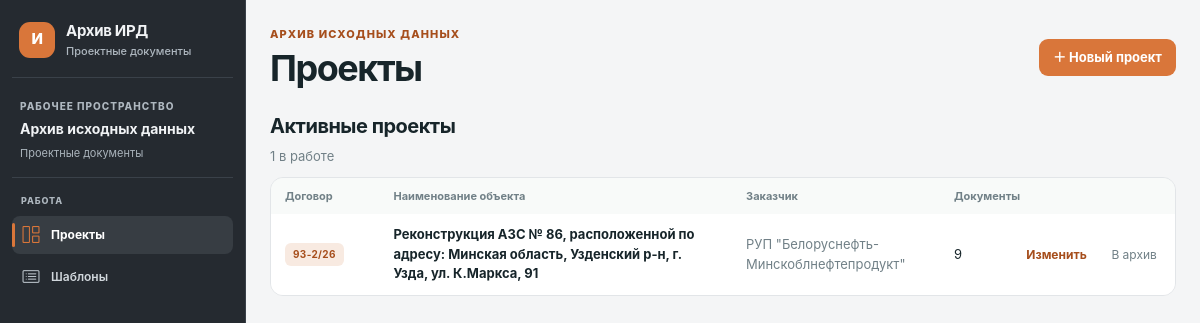
The page / on the database its author committed.
### tables this page shows
CREATE TABLE objects (
    id INTEGER PRIMARY KEY AUTOINCREMENT,
    contract_number TEXT NOT NULL,
    name TEXT NOT NULL,
    created_at TEXT NOT NULL DEFAULT CURRENT_TIMESTAMP
, template_id INTEGER, archived_at TEXT, customer TEXT NOT NULL DEFAULT '');

### app/web/routes.py (the view)
@bp.get("/")
def index():
    warning_days = current_app.config["EXPIRY_WARNING_DAYS"]
    object_repository = ObjectRepository()
    documents = DocumentRepository().list_all()
    alerts = [
        {"document": document, "expiry": state}
        for document in documents
        if (state := expiry_state(document, warning_days))["key"] in {"expired", "expiring"}
    ]
    return render_template(
        "index.html",
        objects=object_repository.list_all(),
        archived_objects=object_repository.list_archived(),
        customers=object_repository.list_customers(),
        templates=ChecklistRepository().list_templates(),
        alerts=alerts,
        warning_days=warning_days,
    )

### app/database.py (called while the page is built)
def get_db() -> sqlite3.Connection:
    if "db" not in g:
        g.db = sqlite3.connect(current_app.config["DATABASE_PATH"])
        g.db.row_factory = sqlite3.Row
        g.db.execute("PRAGMA foreign_keys = ON")
    return g.db

### app/repositories.py (called while the page is built)
    def list_all(self) -> list[Row]:
        return list(
            get_db().execute(
                """
                SELECT
                    objects.*,
                    COUNT(documents.id) AS documents_count,
                    MAX(documents.created_at) AS last_document_at
                FROM objects
                LEFT JOIN documents ON documents.object_id = objects.id AND documents.archived_at IS NULL
                WHERE objects.archived_at IS NULL
                GROUP BY objects.id
                ORDER BY objects.created_at DESC, objects.id DESC
                """
            )
        )

    def list_archived(self) -> list[Row]:
        return list(
            get_db().execute(
                "SELECT * FROM objects WHERE archived_at IS NOT NULL ORDER BY archived_at DESC"
            )
        )

    def list_customers(self) -> list[str]:
        return [
            row["customer"]
            for row in get_db().execute(
                """
                SELECT MIN(TRIM(customer)) AS customer
                FROM objects
                WHERE TRIM(customer) <> ''
                GROUP BY LOWER(TRIM(customer))
                ORDER BY LOWER(MIN(TRIM(customer)))
                """
            )
        ]

    def list_all(self) -> list[Row]:
        return list(
            get_db().execute("SELECT * FROM documents WHERE archived_at IS NULL ORDER BY created_at DESC, id DESC")
        )

    def list_templates(self) -> list[Row]:
        return list(
            get_db().execute(
                "SELECT * FROM checklist_templates ORDER BY name COLLATE NOCASE"
            )
        )

### app/services/expiry.py (called while the page is built)
def parse_document_date(value: str | None) -> date | None:
    if not value:
        return None
    value = value.strip()
    for date_format in DATE_FORMATS:
        try:
            return datetime.strptime(value, date_format).date()
        except ValueError:
            continue
    return None

### app/templates/index.html (shortened to what this page needs)
{% extends "base.html" %}
{% block content %}
<section class="page-heading projects-heading">
    <div><p class="eyebrow">АРХИВ ИСХОДНЫХ ДАННЫХ</p><h1>Проекты</h1></div>
    <details class="new-project">
        <summary>＋ Новый проект</summary>
    </details>
</section>
<section class="project-area project-table-area">
    <div class="section-title"><div><h2>Активные проекты</h2><p>{{ objects|length }} в работе</p></div></div>
    {% if objects %}
    <div class="projects-table-wrap"><table class="projects-table">
        <thead><tr><th>Договор</th><th>Наименование объекта</th><th>Заказчик</th><th>Документы</th><th></th></tr></thead>
        <tbody>{% for object in objects %}
        <tr class="project-row" data-href="{{ url_for('web.object_workspace', object_id=object.id) }}" tabindex="0" aria-label="Открыть проект {{ object.name }}">
            <td data-label="Договор"><span class="contract-tag">{{ object.contract_number }}</span></td>
            <td data-label="Наименование объекта"><a class="project-table-link" href="{{ url_for('web.object_workspace', object_id=object.id) }}">{{ object.name }}</a></td>
            <td data-label="Заказчик">{{ object.customer or '—' }}</td>
            <td data-label="Документы">{{ object.documents_count }}</td>
            <td class="project-table-actions">
                <details class="project-edit"><summary>Изменить</summary></details>
                <form action="{{ url_for('web.archive_object', object_id=object.id) }}" method="post"><input type="hidden" name="csrf_token" value="{{ csrf_token() }}"><button class="quiet-button" type="submit">В архив</button></form>
                <form action="{{ url_for('web.delete_object', object_id=object.id) }}" method="post" onsubmit="return confirm('Проект, его документы, чек-лист и исходные файлы будут удалены без возможности восстановления. Перед этим скачайте архив, если он нужен. Удалить проект?');"><input type="hidden" name="csrf_token" value="{{ csrf_token() }}"><button class="text-danger active-project-delete" type="submit">Удалить</button></form>
            </td>
        </tr>{% endfor %}</tbody>
    </table></div>
    {% else %}<div class="empty-state compact-empty"><h3>Пока нет проектов</h3><p>Создайте проект, чтобы добавить документы.</p></div>{% endif %}
</section>
{% endblock %}

### app/static/styles.css (style rules this page uses)
:root { color-scheme:light;--bg:#f5f7f8;--panel:#fff;--line:#e3e8ea;--text:#17252a;--muted:#718087;--accent:#087e70;--accent-dark:#05685c;--soft:#e8f4f1;--danger:#b5473b;--warning:#a96713;--shadow:0 8px 26px rgba(21,42,45,.045) }
* { box-sizing:border-box }
body { margin:0;background:var(--bg);color:var(--text);font-family:Inter,-apple-system,BlinkMacSystemFont,"Segoe UI",sans-serif;font-size:15px;line-height:1.5 }
a { color:var(--accent-dark) }
button,input,textarea,select { font:inherit }
button { cursor:pointer }
.page-heading { margin-bottom:26px }
.eyebrow { margin:0 0 8px;color:var(--accent);font-size:11px;font-weight:800;letter-spacing:.1em }
.page-heading h1,.project-overview h1,.document-head h1 { margin:0;font-size:clamp(26px,3.2vw,36px);letter-spacing:-.04em;line-height:1.16 }
.subheading,.section-title p { color:var(--muted);margin:6px 0 0 }
.section-title { display:flex;align-items:center;justify-content:space-between;gap:20px;margin-bottom:18px }
.section-title>div { min-width:0 }
.section-title h2 { margin:0;font-size:19px;letter-spacing:-.025em }
.section-title p { font-size:13px }
.section-title>div h2 { font-size:20px }
.project-area>.section-title { margin-bottom:16px }
.contract-tag { display:inline-flex;border-radius:6px;padding:4px 8px;background:var(--soft);color:var(--accent-dark);font-size:11px;font-weight:750;letter-spacing:.035em }
.quiet-button,.text-danger { border:0;background:none;color:var(--muted);font-size:12px;padding:4px }
.text-danger { color:var(--danger) }
.projects-heading { display:flex;align-items:center;justify-content:space-between;gap:20px;margin-bottom:22px }
.projects-heading .eyebrow { margin-bottom:5px }
.new-project { position:relative }
.new-project>summary { list-style:none;cursor:pointer;padding:9px 14px;border-radius:9px;background:var(--accent);color:white;font-size:13px;font-weight:700 }
.project-table-area { margin-top:0 }
.project-table-area>.section-title { margin-bottom:10px }
.projects-table-wrap { overflow-x:auto;background:#fff;border:1px solid var(--line);border-radius:13px }
.projects-table { width:100%;border-collapse:collapse;text-align:left }
.projects-table th { padding:10px 14px;background:#f8faf9;color:var(--muted);font-size:11px;font-weight:700 }
.projects-table td { padding:11px 14px;border-top:1px solid #edf0f0;font-size:13px }
.projects-table tbody tr:first-child td { border-top:0 }
.project-table-link { color:var(--text);font-weight:700;text-decoration:none }
.project-table-actions { white-space:nowrap;text-align:right }
.project-table-actions form { display:inline;margin:0 }
.project-edit { display:inline-block;position:relative;margin-right:10px }
.project-edit>summary { list-style:none;cursor:pointer;color:var(--accent-dark);font-size:12px;font-weight:650 }
.projects-table .contract-tag { font-size:10px }
.project-row { cursor:pointer }
.project-table-actions>form { display:inline;margin-left:7px }
.project-table-actions .active-project-delete { padding:4px;font-size:11px }
:root { --accent:#d97706;--accent-dark:#a94e00;--soft:#fff1dd;--bg:#f4f5f6;--line:#e2e5e8;--shadow:0 8px 26px rgba(26,34,40,.055) }
.eyebrow { color:var(--accent-dark) }
.stack-form button,.inline-form button,.upload-controls button,.new-project>summary,.new-project-form button,.generation-actions button { background:#ad5000 }
.contract-tag,.count-pill,.icon-badge { background:var(--soft);color:var(--accent-dark) }
.projects-table { table-layout:fixed;min-width:900px }
.projects-table th:nth-child(1),.projects-table td:nth-child(1) { width:12% }
.projects-table th:nth-child(2),.projects-table td:nth-child(2) { width:39% }
.projects-table th:nth-child(3),.projects-table td:nth-child(3) { width:23% }
.projects-table th:nth-child(4),.projects-table td:nth-child(4) { width:8% }
.projects-table th:nth-child(5),.projects-table td:nth-child(5) { width:18% }
.projects-table td:nth-child(2) .project-table-link { display:block;overflow-wrap:anywhere }
.projects-table td:nth-child(3) { overflow-wrap:anywhere;color:var(--muted) }
:root { --accent:#b47c50;--accent-dark:#805a3e;--soft:#f2e9e1 }
.stack-form button,.inline-form button,.upload-controls button,.new-project>summary,.new-project-form button,.generation-actions button { background:#805a3e }
:root { --accent:#D9763A;--accent-dark:#A64E1C;--soft:#F8EAE1 }
.stack-form button,.inline-form button,.upload-controls button,.new-project>summary,.new-project-form button,.generation-actions button { background:#D9763A }

### rows shown on the page
objects: contract_number "93-2/26", name "Реконструкция АЗС № 86, расположенной по адресу: Минская область, Узденский р-н, г. Узда, ул. К.Маркса, 91", customer "РУП \"Белоруснефть-Минскоблнефтепродукт\"", documents_count "9"

### other values the page prints
{{ objects|length }} "1"
